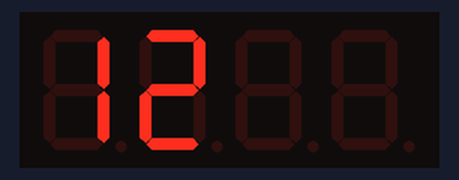
A program run on a simulated BBC micro:bit running MicroPython. On the bench: 4-digit seven-segment display. Library files of the repository ran but are not shown: tm1637.py.

Above: at 0.1 s.
At 1.1 s:
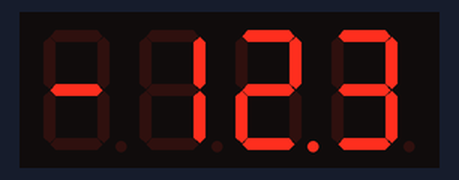
At 2.1 s:
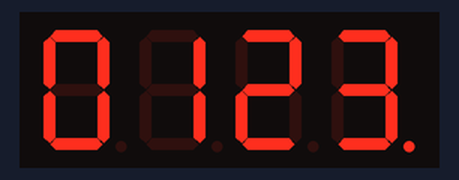
At 11.47 s:
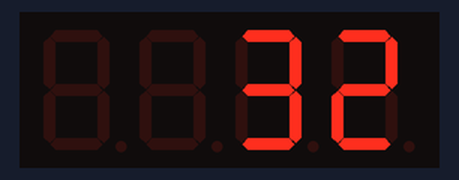
At 20.79 s:
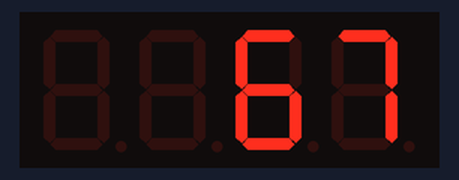
At 39.69 s:
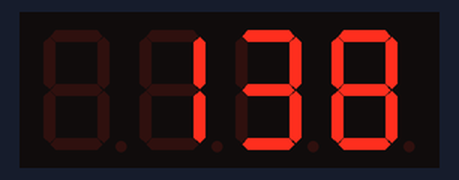

Measured:
- what the display in image 0 shows lasts 1.1 s, from 0.0 s to 1.1 s

The program:

tm1637_test.py
```python
# MicroPython TM1637 quad 7-segment LED display driver examples
# P8 ------------- CLK
# P13 ------------ DIO
# 3V3 ------------ VCC
# G -------------- GND

import tm1637
from  microbit import *
tm = tm1637.TM1637(clk=pin8, dio=pin13)

# 0-9
_SEGMENTS = bytearray(b'\x3F\x06\x5B\x4F\x66\x6D\x7D\x07\x7F\x6F')
# all LEDS off
tm.write([0, 0, 0, 0])
tm.show('    ')

# display "12__"
tm.number(12)
sleep(1000)

# display "-12.3"
tm.number(-12.3)
sleep(1000)

# display "0123."
tm.write([_SEGMENTS[0],_SEGMENTS[1], _SEGMENTS[2], _SEGMENTS[3]|0x80])
sleep(1000)

counter = 0
while True:
    counter += 1
    tm.show("%4d" % counter)
    sleep(250)
```
